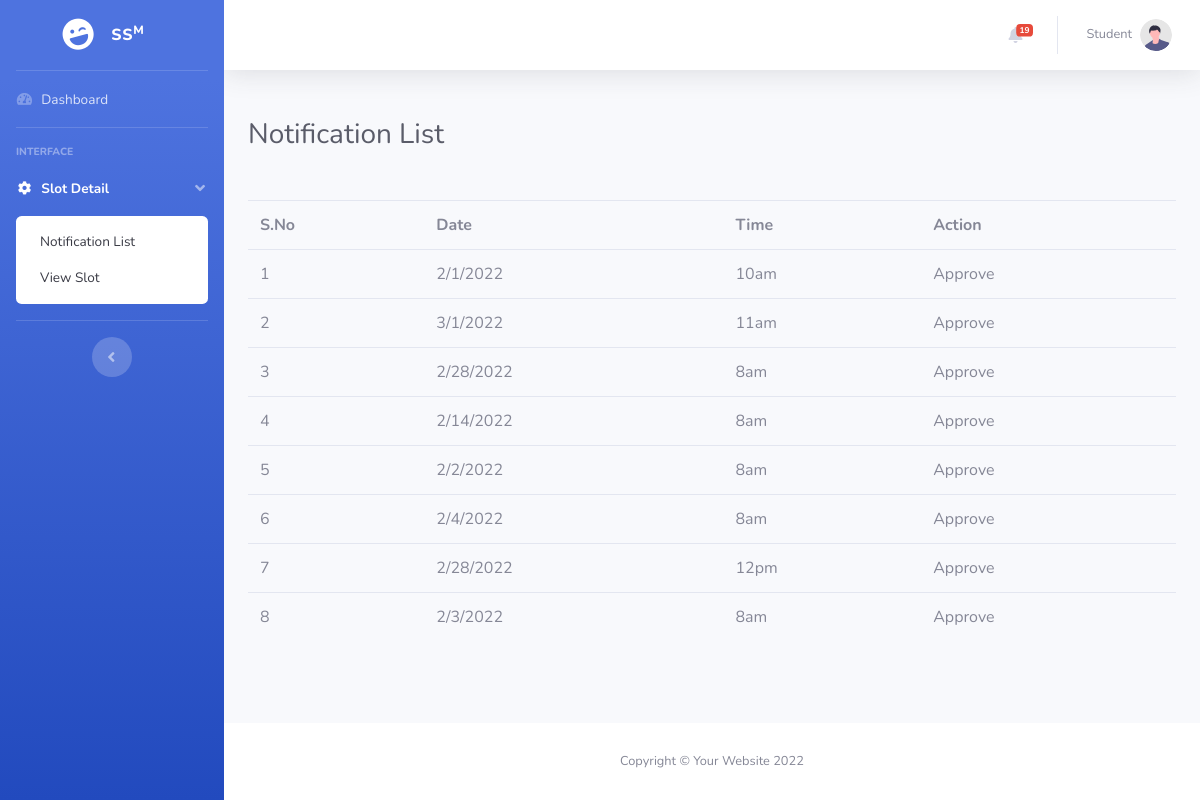
The app's page /studentbookinglist.php (signed in) with its own data.
### tables this page shows
CREATE TABLE `tbl_slot` (
  `slot_id` int(11) NOT NULL,
  `slotdate` varchar(255) NOT NULL,
  `slottime` varchar(255) NOT NULL,
  `user_id` int(255) NOT NULL DEFAULT -1,
  `authorid` int(11) NOT NULL DEFAULT 0,
  `status` int(1) NOT NULL DEFAULT 0
);

### studentbookinglist.php (the view, shortened to what this page needs)
<?php include('header.php');
 $muid=$_SESSION['user_id'];
$sql2 = "SELECT * FROM tbl_slot WHERE user_id='$muid' ORDER BY slot_id DESC";
                            $result2 = $conn->query($sql2);
 ?>
<div class="container-fluid">
    <br>
    <div class="d-sm-flex align-items-center justify-content-between mb-4">
        <h1 class="h3 mb-0 text-gray-800">Notification List</h1>
    </div>
    <br>
    <div class="row">
        <div class="col-lg-12">
            <table class="table">
                <tr>
                    <th>S.No</th>
                    <th>Date</th>
                    <th>Time</th>
                    <th>Action</th>
                </tr>
                <?php
if ($result2->num_rows > 0) {
    $i=1;
                while($row = $result2->fetch_assoc()) {
                    ?>
                <tr>
                    <td><?php echo $i++ ?></td>
                    <td><?php echo $row['slotdate'] ?></td>
                    <td><?php echo $row['slottime'] ?></td>
                    <td>
                        <?php if($row['status'] == 2){
                echo 'Approve';
              }else if($row['status'] == 1){
               echo 'Approval Pending';
              }else{
                echo '';
              } ?>
                    </td>
                </tr>
                <?php
                }
            }
                ?>
            </table>
        </div>
    </div>
</div>
</div>
<?php include('footer.php') ?>

### header.php (shortened to what this page needs)
<?php include('conn.php'); ?>
<!DOCTYPE html>
<html lang="en">
<head>
    <link href="vendor/fontawesome-free/css/all.min.css" rel="stylesheet" type="text/css">
    <link rel="stylesheet" href="https://code.jquery.com/ui/1.13.0/themes/base/jquery-ui.css">
    <link href="css/sb-admin-2.min.css" rel="stylesheet">
    <link href='https://ajax.googleapis.com/ajax/libs/jqueryui/1.12.1/themes/ui-lightness/jquery-ui.css' rel='stylesheet'>
</head>
<body id="page-top">
    <div id="wrapper">
        <ul class="navbar-nav bg-gradient-primary sidebar sidebar-dark accordion" id="accordionSidebar">
            <a class="sidebar-brand d-flex align-items-center justify-content-center" href="index.html">
                <div class="sidebar-brand-icon rotate-n-15">
                    <i class="fas fa-laugh-wink"></i>
                </div>
                <div class="sidebar-brand-text mx-3">SS<sup>M</sup></div>
            </a>
            <hr class="sidebar-divider my-0">
            <li class="nav-item">
                <a class="nav-link" href="index.html">
                    <i class="fas fa-fw fa-tachometer-alt"></i>
                    <span>Dashboard</span></a>
            </li>
            <hr class="sidebar-divider">
            <div class="sidebar-heading">
                Interface
            </div>
            <li class="nav-item active">
                <a class="nav-link" href="#" data-toggle="collapse" data-target="#collapseTwo" aria-expanded="true"
                    aria-controls="collapseTwo">
                    <i class="fas fa-fw fa-cog"></i>
                    <span>Slot Detail</span>
                </a>
                <div id="collapseTwo" class="collapse show" aria-labelledby="headingTwo"
                    data-parent="#accordionSidebar">
                    <div class="bg-white py-2 collapse-inner rounded">
                       <?php if($_SESSION["status"] == 1){?>
                        <a class="collapse-item" href="bookinglist.php">Notification List</a>
                        <a class="collapse-item" href="authorslot.php">Add Slot</a>
                        <?php }else{
                            ?>
                            <a class="collapse-item" href="studentbookinglist.php">Notification List</a>
                        <a class="collapse-item" href="studentslot.php">View Slot</a>
                            <?php
                        }?>
                    </div>
                </div>
            </li>
            <hr class="sidebar-divider d-none d-md-block">
            <div class="text-center d-none d-md-inline">
                <button class="rounded-circle border-0" id="sidebarToggle"></button>
            </div>
        </ul>
        <div id="content-wrapper" class="d-flex flex-column">
            <div id="content">
                <nav class="navbar navbar-expand navbar-light bg-white topbar mb-4 static-top shadow">
                    <ul class="navbar-nav ml-auto">
                        <?php if($_SESSION["status"] == 1){
                             $sql1 = "SELECT * FROM tbl_authernotification WHERE status=0";
                            $result = $conn->query($sql1);
                            $sql2 = "SELECT * FROM tbl_authernotification ORDER BY id DESC LIMIT 0, 50";
                            $result2 = $conn->query($sql2);
                            ?>
                        <li class="nav-item dropdown no-arrow mx-1">
                            <a class="nav-link dropdown-toggle" href="#" id="alertsDropdown" role="button"
                                data-toggle="dropdown" aria-haspopup="true" aria-expanded="false">
                                <i class="fas fa-bell fa-fw"></i>
                                <?php
                                if ($result->num_rows > 0) {
                                    ?>
                                    <span class="badge badge-danger badge-counter"><?php echo $result->num_rows; ?></span>
                                    <?php
                                }
                                 ?>
                            </a>
                            <div class="dropdown-list dropdown-menu dropdown-menu-right shadow animated--grow-in"
                                aria-labelledby="alertsDropdown">
                                <h6 class="dropdown-header">
                                    Notification
                                </h6>
                                <?php
if ($result2->num_rows > 0) {
                while($row = $result2->fetch_assoc()) {
                    ?>
                                <a class="dropdown-item d-flex align-items-center" href="bookinglist.php">
                                    <div class="mr-3">
                                        <div class="icon-circle bg-primary">
                                            <i class="fas fa-file-alt text-white"></i>
                                        </div>
                                    </div>
                                    <div>
                                        <span class="font-weight-bold"><?php echo $row['note'] ?></span>
                                    </div>
                                </a>
                    <?php
                }
                ?>
            <a class="dropdown-item text-center small text-gray-500" href="bookinglist.php">Show All Notification</a>
                <?php
            }
                                 ?>
                            </div>
                        </li>
                            <?php
                        }else{
                            $muid=$_SESSION['user_id'];
                             $sql3 = "SELECT * FROM tbl_studentnotification  WHERE userid='$muid' AND status=0";
                            $result3 = $conn->query($sql3);
                            ?>
                        <li class="nav-item dropdown no-arrow mx-1">
                            <a class="nav-link dropdown-toggle" href="#" id="alertsDropdown" role="button"
                                data-toggle="dropdown" aria-haspopup="true" aria-expanded="false">
                                <i class="fas fa-bell fa-fw"></i>
                               <?php
                                if ($result3->num_rows > 0) {
                                    ?>
                                    <span class="badge badge-danger badge-counter"><?php echo $result3->num_rows; ?></span>
                                    <?php
                                }
                                 ?>
                            </a>
                        </li>
                            <?php
                        }  ?>
                        <li class="nav-item dropdown no-arrow">
                            <a class="nav-link dropdown-toggle" href="#" id="userDropdown" role="button"
                                data-toggle="dropdown" aria-haspopup="true" aria-expanded="false">
                                <span class="mr-2 d-none d-lg-inline text-gray-600 small"><?=  $_SESSION["name"] ?></span>
                                <img class="img-profile rounded-circle"
                                    src="img/undraw_profile.svg">
                            </a>
                        </li>
                    </ul>
                </nav>

### footer.php (shortened to what this page needs)
            <footer class="sticky-footer bg-white">
                <div class="container my-auto">
                    <div class="copyright text-center my-auto">
                        <span>Copyright &copy; Your Website <?= date('Y') ?></span>
                    </div>
                </div>
            </footer>
        </div>
    </div>
</body>
</html>

### records on screen
tbl_slot: slotdate "2/1/2022", slottime "10am", status "Approve"
tbl_slot: slotdate "3/1/2022", slottime "11am", status "Approve"
tbl_slot: slotdate "2/28/2022", slottime "8am", status "Approve"
tbl_slot: slotdate "2/14/2022", slottime "8am", status "Approve"
tbl_slot: slotdate "2/2/2022", slottime "8am", status "Approve"
tbl_slot: slotdate "2/4/2022", slottime "8am", status "Approve"
tbl_slot: slotdate "2/28/2022", slottime "12pm", status "Approve"
tbl_slot: slotdate "2/3/2022", slottime "8am", status "Approve"

### other values on screen
$result3->num_rows "19"
$_SESSION["name"] "Student"
